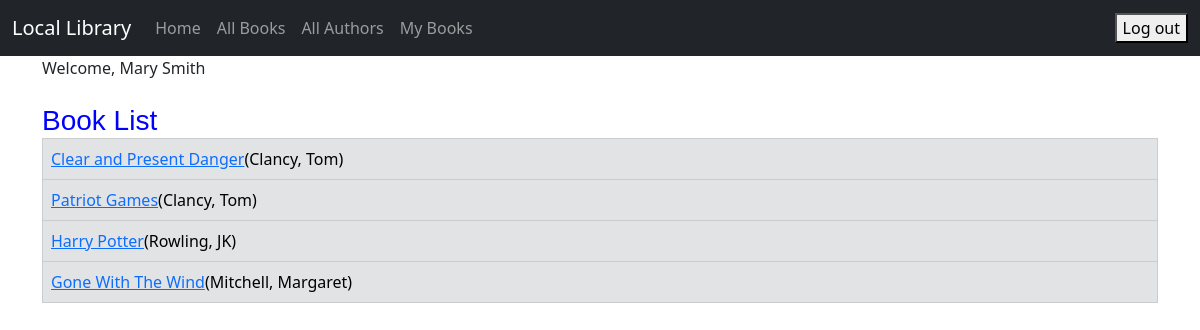
/book_list/ (signed in), run on the app's committed database.
### catalog/models.py (models this page shows, shortened)
class Book(models.Model):
    title = models.CharField(max_length=200)
    author = models.ForeignKey('Author', on_delete=models.RESTRICT, null=True)
    summary = models.TextField(max_length=1000, help_text='Enter a brief description of the book')
    isbn = models.CharField('ISBN', max_length=13, unique=True,
                            help_text='13 Character <a href="https://www.isbn-international.org/content/what-isbn">ISBN number</a>')
    genre = models.ManyToManyField(Genre, help_text='Select a genre for this book')
    book_image = models.ImageField(upload_to='images/', null=True, blank=True)
    def get_absolute_url(self):
        return reverse('book_detail', args=[str(self.id)])

class Author(models.Model):
    first_name = models.CharField(max_length=100)
    last_name = models.CharField(max_length=100)
    date_of_birth = models.DateField(null=True, blank=True)
    date_of_death = models.DateField('Died', null=True, blank=True)
    author_image = models.ImageField(upload_to='images/', null=True, blank=True)
    class Meta:
        ordering = ['last_name', 'first_name']
    def __str__(self):
        return f'{self.last_name}, {self.first_name}'

### catalog/views.py (the view)
# urls.py: path('book_list/', views.BookListView.as_view(), name='book_list'),
class BookListView(LoginRequiredMixin, generic.ListView):
    model = Book

### catalog/templates/catalog/book_list.html (shortened to what this page needs)
{% extends "catalog/base.html" %}
{% block content %}
    <h1>Book List</h1>
    {% if book_list %}
        <table class="table table-bordered">
            {% for book in book_list %}
                <tr class="table-secondary">
                    <td><a href="{{ book.get_absolute_url }}">{{ book.title }}</a>({{book.author}})</td>
                        </tr>
            {% endfor %}
        </table>
  {% else %}
    <p>There are no books in the library.</p>
  {% endif %}
{% endblock %}

### catalog/templates/catalog/base.html (shortened to what this page needs)
{% load static %}
<!doctype html>
<html lang="en">
<head>
    <link href="https://cdn.jsdelivr.net/npm/bootstrap@5.3.0-alpha1/dist/css/bootstrap.min.css" rel="stylesheet"
>
<link href="{% static 'css/my_style.css' %}" rel="stylesheet">
</head>
<body>
<nav class="navbar navbar-expand-lg navbar-dark bg-dark">
    <div class="container-fluid">
        <a class="navbar-brand" href="{% url 'index' %}">Local Library</a>
        <div class="collapse navbar-collapse" id="navbarSupportedContent">
            <ul class="navbar-nav me-auto mb-2 mb-lg-0">
                <li class="nav-item">
                    <a class="nav-link" href="{% url 'index' %}">Home</a>
                </li>
                <li class="nav-item">
                    <a class="nav-link" href="{% url 'book_list' %}">All Books</a>
                </li>
                <li class="nav-item">
                    <a class="nav-link" href="{% url 'author_list' %}">All Authors</a>
                </li>
{% if user.is_authenticated %}
    <li><a class="nav-link" href="{% url 'my_books' %}">My Books</a></li>
{% endif %}
            </ul>
        </div>
        <ul class="nav navbar-nav ml-auto">
        {% if user.is_authenticated %}
           <li>
              <form action="{% url 'logout' %}" method="post">
                 <button type="submit">Log out</button>
              </form>
           </li>
        {% else %}
            <li><a class="nav-link" href="{% url 'login' %}"><span class="glyphicon glyphicon-log-in"></span>Login</a>
            </li>
            <li><a class="nav-link" href="{% url 'register' %}"><span class="glyphicon glyphicon-log-in"></span>Sign Up</a>
        </li>
        {% endif %}
    </ul>
    </div>
</nav>
<div class="container">
    {% if user.is_authenticated %}
        Welcome, {{ user.first_name }} {{ user.last_name }}
    {% endif %}
</div>
<div class="container">
    <br/>
    {% block content %}
    {% endblock %}
</div>
</body>
</html>

### catalog/static/css/my_style.css (style rules this page uses)
h1 { font-family: 'Changa One', sans-serif; margin: 10px 0; font-size: 1.75em; font-weight: normal; line-height: 0.5; text-align: left; color: #0000FF; }

### data on the page
Book: title "Clear and Present Danger", author "Clancy, Tom"
Book: title "Patriot Games", author "Clancy, Tom"
Book: title "Harry Potter", author "Rowling, JK"
Book: title "Gone With The Wind", author "Mitchell, Margaret"

### other printed values
{{ user.first_name }} "Mary"
{{ user.last_name }} "Smith"
